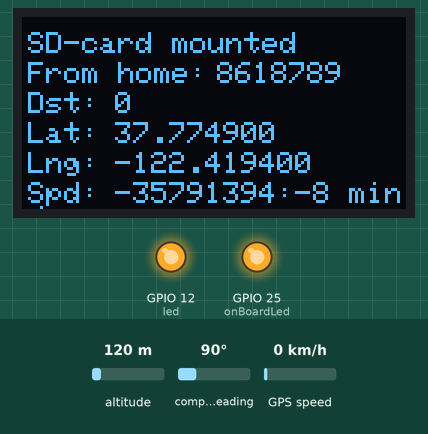
The sketch below on a simulated ESP32. On the bench: 128×64 one-colour display, output pins drawn as LEDs (lit = HIGH). Dashed ring = blinking. The test bench sets the inputs (shaded band); at power-on: altitude 120 m, compass heading 90°, GPS speed 0 km/h. Storage starts empty; the GPS gets a fix after 3 s at 37.7749, -122.4194 with 8 satellites; what the sketch prints to the serial monitor is not drawn.

Above: at 5.2 s.
At 121.7 s:
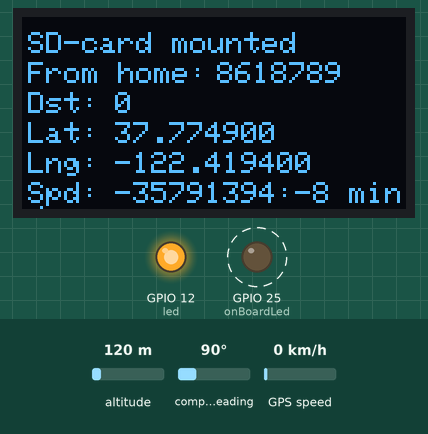
Timing chart, 0 to 123.2 s (numbered marks = the images above):
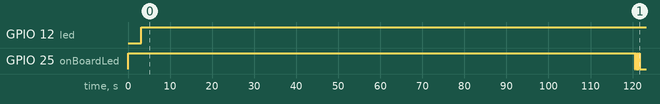

Measured:
- by itself, GPIO 12 (led): LOW → HIGH at 3.1 s
- by itself, GPIO 25 (onBoardLed): HIGH → LOW at 120 s, → HIGH 0.20 s later, → LOW 0.20 s later, → HIGH 0.20 s later, … (7 changes in this stretch)

The sketch:

gps_TinyGPSplus_III_SD_oled_ln.ino
```cpp
/*
  Reading Position, Velocity and Time (PVT) via UBX binary commands

  Hardware Connections:
  Hook up the TX, RX and GND pins, plus 3V3 or 5V depending on your needs
  Connect: GNSS TX to microcontroller RX; GNSS RX to microcontroller TX
  Open the serial monitor at 115200 baud to see the output
*/
char foo;  // will let prog to comment out #define lines
// #define DEBUG

#include <TinyGPS++.h>
#include <HardwareSerial.h>
#include "FS.h"
#include "SD.h"

#include <SPI.h>
#include <Wire.h>
#include <Adafruit_GFX.h>
#include <Adafruit_SSD1306.h>

#define OLED
#define SCREEN_WIDTH 128 // OLED display width, in pixels
#define SCREEN_HEIGHT 64 // OLED display height, in pixels
#define OLED_RESET     -1 // Reset pin # (or -1 if sharing Arduino reset pin)
#define SCREEN_ADDRESS 0x3C ///< See datasheet for Address; 0x3D for 128x64, 0x3C for 128x32
Adafruit_SSD1306 display(SCREEN_WIDTH, SCREEN_HEIGHT, &Wire, OLED_RESET);

SPIClass hSPI(HSPI);


// miso vit 22
// mosi grå 21
//   cs gul 15
//  sck blå  4

// #define H_MISO 22
// #define H_MOSI 21
// #define H_CS   15
// #define H_SCK   4

#define H_MISO 02
#define H_MOSI 15
#define H_CS   13
#define H_SCK  14

#define RX 34
#define TX 04
#define gpsBaud 115200
#define led 12
// wroom dev kit v1 onBoardLed 02
#define onBoardLed 25

HardwareSerial uart(1);
TinyGPSPlus gps;
File dataFile;

//variables
unsigned long sdWait  = 120000; //millisecs
unsigned long arrayWait = 1000; //millisecs
unsigned long oledWait  = 5000; //millisecs
double lastDistLAT = 0, lastDistLON = 0;
unsigned long totalDist = 0;
static const double START_LAT = 51.508131, START_LON = -0.128002;  // London
unsigned long arrayWriteTimer = millis();
unsigned long sdWriteTimer = millis();
unsigned long oledWriteTimer = millis();
int hourOffset = 2; //summer time
//
// variable to hold out nmea data and labels.
String nmea[7];
char *header[] = {"Nr","Time","Lat","Lon","Sats","Distance","FromHome"};

const int rows = 120;
String list[rows];
int i = 0;
unsigned int counter = 0;
bool cardMounted = false;
bool oledMounted = true;


void setup() {
  pinMode(led, OUTPUT);
  pinMode(onBoardLed,OUTPUT);
  digitalWrite(led, LOW);
  Serial.begin(115200);
  uart.begin(gpsBaud,SERIAL_8N1,RX,TX);
  hSPI.begin(H_SCK, H_MISO, H_MOSI, H_CS);

  //OLED
  if(!display.begin(SSD1306_SWITCHCAPVCC, SCREEN_ADDRESS)) {
    Serial.println(F("OLED SSD1306 allocation failed"));
    oledMounted = false;
    // for(;;); // Don't proceed, loop forever
  }
  // Clear the buffer
  display.clearDisplay();
  display.display();

  // Draw a single pixel in white
  display.drawPixel(10, 10, SSD1306_WHITE);

  // Show the display buffer on the screen. You MUST call display() after
  // drawing commands to make them visible on screen!
  display.display();

  // Serial.println(SPI.pinSS());
  // Serial.println("");
  Serial.print("MISO VIT ");
  Serial.println(H_MISO);
  Serial.print("MOSI GRÅ ");
  Serial.println(H_MOSI);
  Serial.print("  CS GUL ");
  Serial.println(H_CS);
  Serial.print(" SCK BLÅ ");
  Serial.println(H_SCK);
  Serial.println("");

  cardMounted = checkForSD_card();
  // if (!SD.begin(H_CS,hSPI)) {
  //     Serial.println("Card Mount Failed");
  //     return;
  // }
  // else{
  //   digitalWrite(onBoardLed, HIGH);
  // }

  printSdType();
  writeHeader();

  readFile(SD, "/gps.txt");
  Serial.println(F(""));
}


void loop() {

  if (millis() > 5000 && gps.charsProcessed() < 10)
  {
    Serial.println(F("No GPS detected: check wiring."));
    while(true);
  }

  while (uart.available() > 0){
    gps.encode(uart.read());
    // if (gps.encode(uart.read())){
    //   displayInfo();
    //   // Serial.println("first loop for printing");
    //   // Serial.println("");
    // }
    // if (gps.location.isValid()){
    //   displayInfo();
    //   Serial.print("distance to home: ");
    //   Serial.println(displayHome());
    // }

    // smartDelay(1000);
    if (lastDistLAT == 0){
        lastDistLAT = gps.location.lat();
        lastDistLON = gps.location.lng();
    }

    if (gps.location.isValid()){
      digitalWrite(led, HIGH);}
      else{digitalWrite(led, LOW);
    }

    if (millis() > 5000 && gps.charsProcessed() < 10){
      Serial.println(F("No GPS detected: check wiring."));
      while(true);
    }

    // collect data in array before writing to sd.
    // write to array every arrayWait
    if (millis() - arrayWriteTimer > arrayWait){
      arrayWriteTimer = millis();
      if (gps.satellites.value() >= 3){
        list[i] = buildLocationString();
        counter++;

        #ifdef DEBUG
          Serial.print("parameter i: ");
          Serial.print(i);
          Serial.print(" - SD-card mounted = ");
          Serial.println(cardMounted);
          Serial.println(list[i]);
        #endif

        if (i < rows){
          i++;
        }
        else{
          cardMounted = checkForSD_card();
          i = 0;
        }
      }
    }
    // print to screen Oled
    #ifdef OLED
      printToOled();
    #endif

    // write to SD every sdWait
    if ((millis() - sdWriteTimer > sdWait) and cardMounted){
      sdWriteTimer = millis();
      appendArray(SD, "/gps.txt", list, i);
      i = 0;

      blinkLED();

      #ifdef DEBUG
        readFile(SD, "/gps.txt");
        Serial.println(F(""));
      #endif

      // if (gps.satellites.value() >= 3){
      //   appendFile(SD, "/gps.txt", buildLocationString().c_str()); //c_str() to convert from string to const char as expected from function
      //   Serial.println(buildLocationString());
      // }
    }

  }
}


void printToOled(){
      if ((millis() - oledWriteTimer > oledWait) and oledMounted){
      oledWriteTimer = millis();
      #ifdef DEBUG
        Serial.println("--- OLED ---");
      #endif

      if (!cardMounted){
        display.clearDisplay();
        display.setTextColor(SSD1306_WHITE);
        display.setTextSize(1);
        display.setCursor(2, 5);
        display.print("No SD-card found");
      }
      else{
        display.clearDisplay();
        display.setTextColor(SSD1306_WHITE);
        display.setTextSize(1);
        display.setCursor(2, 5);
        display.print("SD-card mounted");
      }

        display.setCursor(2, 15);
        display.print("From home: ");
        display.setCursor(65, 15);
        display.print(displayHome(), 1);

        display.setCursor(2, 25);
        display.print("Dst: ");
        display.setCursor(31, 25); // horizontal , vertical
        display.print(totalDist);

        display.setCursor(2, 35);
        display.print("Lat: ");
        display.setCursor(31, 35);
        display.print(gps.location.lat(), 6);

        display.setCursor(2, 45);
        display.print("Lng: ");
        display.setCursor(31, 45); // horizontal , vertical
        display.print(gps.location.lng(), 6);

        display.setCursor(2, 55);
        display.print("Spd: ");
        display.setCursor(31, 55); // horizontal , vertical
        // display.print(gps.speed.kmph()/60, 0);
        display.print(minPerKM(gps.speed.kmph() ));


        display.display();
    }
}

String minPerKM(double kmph){
  // kmph = 18.65123;
  String result = "0, 00";
  int seconds = 3600 / kmph;
  int m = seconds / 60;
  int s = seconds - m * 60;

  // Serial.print(kmph);
  // Serial.print(" , ");
  // Serial.print(seconds);
  // Serial.print(" , ");
  // Serial.print(m);
  // Serial.print(" , ");
  // Serial.print(s);
  // Serial.println("");
  if (m <10){
    result = m;
    result += ":";
    result += s;
    result += " min/km";
  }
  else{
    result = "-:-- min/km";
  }
  return result;
}

bool checkForSD_card(){
  bool success = false;
  if (!SD.begin(H_CS,hSPI)) {
      Serial.println("Card Mount Failed");
      success = false;
  }
  else{
    digitalWrite(onBoardLed, HIGH);
    success = true;
  }
  return success;
}

void writeHeader(){

  // char *updates[] = {"Nr","Time","Lat","Lon","Sats","Distance","FromHome"};

  // writeFile(SD, "/hello.txt", "Hello ");
  // writeFile(SD, "/hello.txt", * header);

    dataFile = SD.open("/gps.txt", FILE_WRITE);
    if (dataFile) {
      Serial.println("writing");
      // nr
      dataFile.print(header[0]);
      dataFile.print(",");
      // time
      dataFile.print(header[1]);
      dataFile.print(",");
      // latitude
      dataFile.print(header[2]);
      dataFile.print(",");
      // longitude
      dataFile.print(header[3]);
      dataFile.print(",");
      // sats
      dataFile.print(header[4]);
      dataFile.print(",");
      // distance
      dataFile.print(header[5]);
      dataFile.print(",");
      // distance_from_home
      dataFile.print(header[6]);
      dataFile.println("");
      Serial.println("done");
    }
    else {
      Serial.println("error writing header to SD ");
    }
    // close file on SD card
    dataFile.close();

}

void blinkLED(){
    digitalWrite(onBoardLed, HIGH);
    smartDelay(200);
    digitalWrite(onBoardLed, LOW);
    smartDelay(200);
    digitalWrite(onBoardLed, HIGH);
    smartDelay(200);
    digitalWrite(onBoardLed, LOW);
    smartDelay(200);
    digitalWrite(onBoardLed, HIGH);
    smartDelay(200);
    digitalWrite(onBoardLed, LOW);
    smartDelay(200);
    digitalWrite(onBoardLed, HIGH);
    smartDelay(200);
    digitalWrite(onBoardLed, LOW);
    smartDelay(200);
}

unsigned long displayHome(){
  unsigned long distanceKmToStart = 0;
  if (gps.location.isValid()){
      distanceKmToStart =
      (unsigned long)TinyGPSPlus::distanceBetween(
        gps.location.lat(),
        gps.location.lng(),
        START_LAT,
        // START_LON) / 1000; //km
        START_LON); // meters
  }
  return distanceKmToStart;
}

// 1
unsigned long writeToSD() {
  // dataFile = SD.open("gps.txt", FILE_WRITE);
  // if (dataFile) {
  //   Serial.println("writing");
  //   // update number
  //   dataFile.print(updates);
  //   dataFile.print(",");
  //   // time
  //   dataFile.print(nmea[0]);
  //   dataFile.print(",");
  //   // latitude
  //   dataFile.print(nmea[1]);
  //   dataFile.print(",");
  //   // longitude
  //   dataFile.print(nmea[3]);
  //   dataFile.println("");
  //   Serial.println("done");

  // }
  // else {
  //   Serial.println("error");
  // }

}

String buildLocationString(){
  //{"Nr","Time","Lat","Lon","Sats","Distance","FromHome"};
  String dataString = "";
  // dataString += 0;   //Nr
  dataString += counter;   //Nr
  dataString += ","; //Time
  dataString += String(gps.date.year());
  dataString += "-";
  if (gps.date.month() < 10) dataString += "0";
  dataString += String(gps.date.month());
  dataString += "-";
  if (gps.date.day() < 10) dataString += "0";
  dataString += String(gps.date.day());
  dataString += " ";
  if ((gps.time.hour() + hourOffset) < 10) dataString += "0";
  dataString += String(gps.time.hour() + hourOffset);
  dataString += ":";
  if (gps.time.minute() < 10) dataString += "0";
  dataString += String(gps.time.minute());
  dataString += ":";
  if (gps.time.second() < 10) dataString += "0";
  dataString += String(gps.time.second());
  dataString += ".";
  dataString += String(gps.time.centisecond());
  dataString += ","; //Lat
  // dataString += String(gps.location.lat(), 6);
  double lat = gps.location.lat();
  dataString += String(lat, 6);
  dataString += ","; //Lon
  // dataString += String(gps.location.lng(), 6);
  double lon =  gps.location.lng();
  dataString += String(lon, 6);
  dataString += ","; //Sats
  dataString += String(gps.satellites.value());
  dataString += ","; //Distance
  // #ifdef DEBUG
  //       Serial.println(lat);
  //       Serial.println(", ");
  //       Serial.println(lon);
  //       Serial.println(", ");
  //       Serial.println(lastDistLAT);
  //       Serial.println(", ");
  //       Serial.println(lastDistLON);
  // #endif
  float dist = TinyGPSPlus::distanceBetween(lat,lon,lastDistLAT,lastDistLON);
  // Serial.println(TinyGPSPlus::distanceBetween(lat,lon,lastDistLAT,lastDistLON));
  // Serial.println(dist);
  totalDist = totalDist + dist; // totalDist is defined as type long, so it only adds if dist is greater than one. Acts as a filter against small jitter movement.
  // Serial.println(totalDist);
  dataString += String(totalDist);
  lastDistLAT = lat;
  lastDistLON = lon;

  // dataString += 0;
  dataString += ","; //FromHome
  dataString += displayHome();
  dataString += "\n";
  // Serial.println(dataString);
return dataString;
}

void printSdType(){
  uint8_t cardType = SD.cardType();

  if(cardType == CARD_NONE){
    Serial.println("No SD card attached");
    return;
  }

  Serial.print("SD Card Type: ");
  if(cardType == CARD_MMC){
      Serial.println("MMC");
  } else if(cardType == CARD_SD){
      Serial.println("SDSC");
  } else if(cardType == CARD_SDHC){
      Serial.println("SDHC");
  } else {
      Serial.println("UNKNOWN");
  }
  uint64_t cardSize = SD.cardSize() / (1024 * 1024);
  Serial.printf("SD Card Size: %lluMB\n", cardSize);
}

void readFile(fs::FS &fs, const char * path){
    Serial.printf("Reading file: %s\n", path);

    File file = fs.open(path);
    if(!file){
        Serial.println("Failed to open file for reading");
        return;
    }

    Serial.println("Read from file: ");
    while(file.available()){
        Serial.write(file.read());
    }
    file.close();
}

void writeFile(fs::FS &fs, const char * path, const char * message){
    Serial.printf("Writing file: %s\n", path);

    File file = fs.open(path, FILE_WRITE);
    if(!file){
        Serial.println("Failed to open file for writing");
        return;
    }
    if(file.print(message)){
        Serial.println("File written");
    } else {
        Serial.println("Write failed");
    }
    file.close();
}


void appendArray(fs::FS &fs, const char * path, String * theList, int sizeOfIt){
    Serial.printf("Appending the list to file: %s\n", path);

    File file = fs.open(path, FILE_APPEND);
    if(!file){
        Serial.println("Failed to open file for appending");
        checkForSD_card();
        return;
    }
    for (int k = 0; k < sizeOfIt; k++){
      if(!file.print(theList[k])){
        Serial.println("Append of the list failed");
      }
    }
    file.close();
}

void appendFile(fs::FS &fs, const char * path, const char * message){
    Serial.printf("Appending to file: %s\n", path);

    File file = fs.open(path, FILE_APPEND);
    if(!file){
        Serial.println("Failed to open file for appending");
        return;
    }
    if(file.print(message)){
        Serial.println("Message appended");
    } else {
        Serial.println("Append failed");
    }
    file.close();
}

// This custom version of delay() ensures that the gps object is being "fed".
static void smartDelay(unsigned long ms){
  unsigned long start = millis();
  do {
    while (uart.available() > 0)
      gps.encode(uart.read());
  } while (millis() - start < ms);
}

void displayInfo(){
  if (gps.location.isValid())
  {
    // digitalWrite(led, HIGH); //moved to main loop
    Serial.print("Satellites: ");
    Serial.println(gps.satellites.value());
    if (gps.satellites.value() < 3){
      digitalWrite(led, LOW);
    }

    Serial.print(F("Location: "));
    Serial.print(gps.location.lat(), 6);
    Serial.print(F(","));
    Serial.print(gps.location.lng(), 6);
  }
  else
  {
    digitalWrite(led, LOW);
    Serial.print(F("INVALID "));
  }

  if (gps.date.isValid())
  {
    Serial.print(F("  Date/Time: "));
    Serial.print(gps.date.year());
    Serial.print(F("-"));
    if (gps.date.month() < 10) Serial.print(F("0"));
    Serial.print(gps.date.month());
    Serial.print(F("-"));
    if (gps.date.day() < 10) Serial.print(F("0"));
    Serial.print(gps.date.day());
  }
  else
  {
    Serial.print(F("INVALID"));
  }

  Serial.print(F(" "));
  if (gps.time.isValid())
  {
    if (gps.time.hour() < 10) Serial.print(F("0"));
    Serial.print(gps.time.hour());
    Serial.print(F(":"));
    if (gps.time.minute() < 10) Serial.print(F("0"));
    Serial.print(gps.time.minute());
    Serial.print(F(":"));
    if (gps.time.second() < 10) Serial.print(F("0"));
    Serial.print(gps.time.second());
    Serial.print(F("."));
    if (gps.time.centisecond() < 10) Serial.print(F("0"));
    Serial.print(gps.time.centisecond());
  }
  else
  {
    Serial.print(F("INVALID"));
  }

  Serial.println();
}
```
